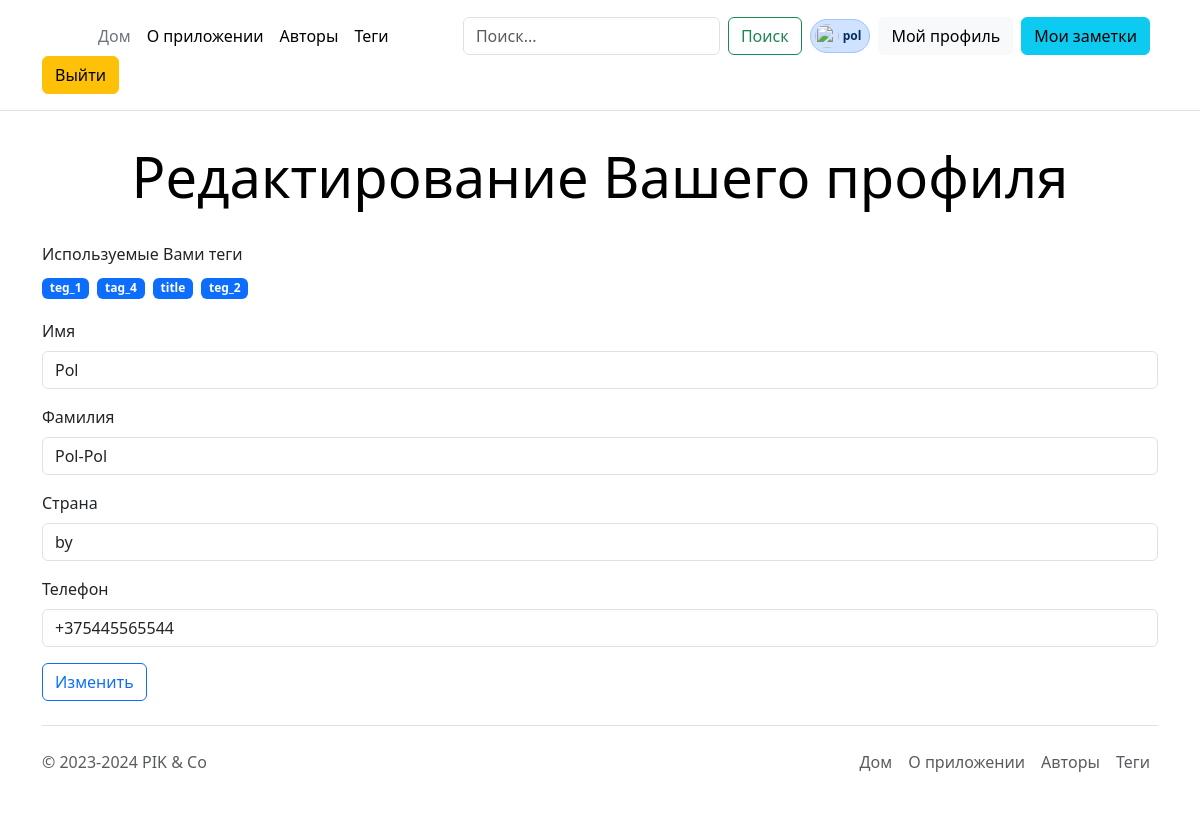
Before: /user/profile/pol (signed in) with the older database file.
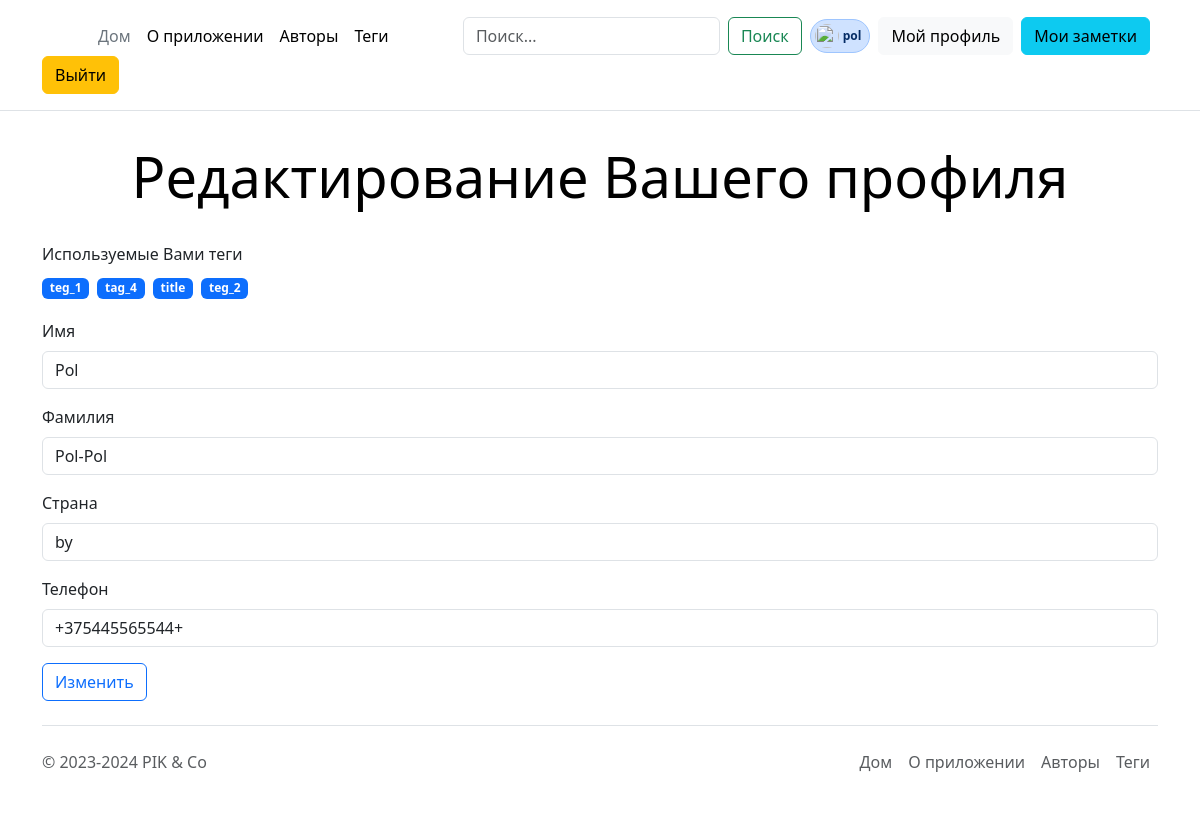
After: the same page with the newer database file.
### user/models.py (models this page shows)
class User(AbstractUser):
    phone = models.CharField(max_length=11, null=True, blank=True)
    country = models.CharField(max_length=20, null=True, blank=True)
    class Meta:
        db_table = "users"

### user/views.py (the view, shortened to what this page needs)
# urls.py: path("profile/<username>", views.profile_update_view, name="profile-view"),
@login_required
def profile_update_view(request: WSGIRequest, username):
    user = get_object_or_404(User, username=username)
    if user != request.user:
        print(user, username, user.username, request.user)
        return HttpResponseForbidden("У Вас нет разрешения на редактирование объекта")
    user = User.objects.get(username=username)
    tags_queryset = Tag.objects.filter(notes__user=user).distinct()
    return render(request, 'user/profile.html', {'tags': tags_queryset})

### user/templates/user/profile.html (shortened to what this page needs)
{% extends "base.html" %}
{% block content %}
  <div class='container'>
	<div class="pricing-header p-3 pb-md-4 mx-auto text-center">
      <h1 class="display-4 fw-normal text-body-emphasis">Редактирование Вашего профиля</h1>
    </div>
    <label for="exampleFormControlInput1" class="form-label">Используемые Вами теги</label>
    <div class="d-flex align-items-center py-1 mb-3">
      {% for tag in tags %}
        <span class="me-2 badge text-bg-primary">{{ tag.name }}</span>
      {% endfor %}
    </div>
    <form action="{% url 'profile-view' user.username %}" method="post" enctype="multipart/form-data">
      <div class="mb-3">
        <label for="exampleFormControlInput1" class="form-label">Имя</label>
        <input name="first_name" type="text" class="form-control" id="exampleFormControlInput1" value="{{ user.first_name }}">
      </div>
      <div class="mb-3">
        <label for="exampleFormControlInput1" class="form-label">Фамилия</label>
        <input name="last_name" type="text" class="form-control" id="exampleFormControlInput1" value="{{ user.last_name }}">
      </div>
      <div class="mb-3">
        <label for="exampleFormControlInput1" class="form-label">Страна</label>
        <input name="country" type="text" class="form-control" id="exampleFormControlInput1" value="{{ user.country }}">
      </div>
      <div class="mb-3">
        <label for="exampleFormControlInput1" class="form-label">Телефон</label>
        <input name="phone" type="text" class="form-control" id="exampleFormControlInput1" value="{{ user.phone }}">
      </div>
      <button type="submit" class="btn btn-outline-primary">Изменить</button>
    </form>
  </div>
{% endblock %}

### templates/menu.html (shortened to what this page needs)
{% if user.is_authenticated %}
  <header class="p-3 mb-3 border-bottom">
    <div class="container">
      <div class="d-flex flex-wrap align-items-center justify-content-center justify-content-lg-start">
        <a href="/" class="d-flex align-items-center mb-2 mb-lg-0 link-body-emphasis text-decoration-none">
          <svg class="bi me-2" width="40" height="32" role="img" aria-label="Бутстрап"><use xlink:href="#bootstrap"></use></svg>
        </a>
        <ul class="nav col-12 col-lg-auto me-lg-auto mb-2 justify-content-center mb-md-0">
          <li><a href="{% url 'home' %}" class="nav-link px-2 link-secondary">Дом</a></li>
          <li><a href="{% url 'about' %}" class="nav-link px-2 link-body-emphasis">О приложении</a></li>
          <li><a href="{% url 'all_users' %}" class="nav-link px-2 link-body-emphasis">Авторы</a></li>
          <li><a href="{% url 'all_tags' %}" class="nav-link px-2 link-body-emphasis">Теги</a></li>
        </ul>
        <form class="d-flex" role="search" action="{% url 'filter-notes' %}">
          <input name="search" value="{{ search_value_form }}"
                 class="form-control me-2" type="search" placeholder="Поиск..." aria-label="Поиск">
          <button class="btn btn-outline-success me-2" type="submit">Поиск</button>
        </form>
        <div class="d-flex gap-2 justify-content-center me-2">
          <span class="badge d-flex align-items-center p-1 pe-2 text-primary-emphasis bg-primary-subtle border border-primary-subtle rounded-pill">
            <img class="rounded-circle me-1" width="24" height="24" src="https://github.com/mdo.png" alt="">{{ user }}
          </span>
        </div>
        <div class="text-end">
          <a class="btn btn btn-light me-2" href="{% url 'profile-view' user %}" role="button">Мой профиль</a>
        </div>
        <div class="text-end">
          <a class="btn btn-info me-2" href="{% url 'your_notes' user %}" role="button">Мои заметки</a>
        </div>
        <form action="{% url 'logout' %}" method="post">
          <button class="btn btn-warning" type="submit">Выйти</button>
        </form>
      </div>
    </div>
  </header>
{% endif %}

Changed rows visible on the page:
changed User "pol": phone "+375445565544" → "+375445565544+"
